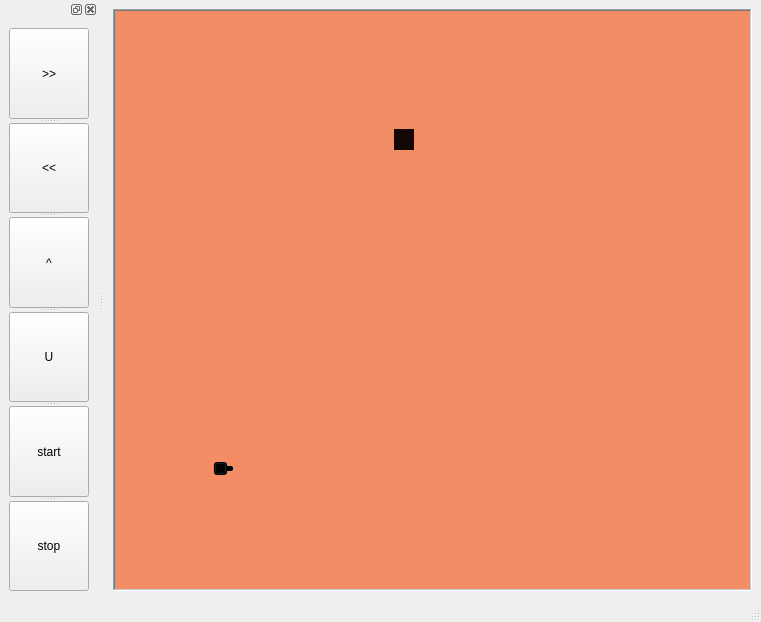
<?xml version="1.0" encoding="UTF-8"?>
<ui version="4.0">
 <class>MainWindow</class>
 <widget class="QMainWindow" name="MainWindow">
  <property name="geometry">
   <rect>
    <x>0</x>
    <y>0</y>
    <width>761</width>
    <height>622</height>
   </rect>
  </property>
  <property name="windowTitle">
   <string>MainWindow</string>
  </property>
  <widget class="QWidget" name="centralwidget">
   <layout class="QGridLayout" name="gridLayout">
    <item row="0" column="0">
     <widget class="QFrame" name="framework">
      <property name="styleSheet">
       <string notr="true">background-color: qlineargradient(spread:reflect, x1:0.941, y1:0.165, x2:0.945, y2:0.17, stop:1 rgba(244, 141, 102, 255));</string>
      </property>
      <property name="frameShape">
       <enum>QFrame::WinPanel</enum>
      </property>
      <property name="frameShadow">
       <enum>QFrame::Sunken</enum>
      </property>
      <widget class="QLabel" name="eat">
       <property name="geometry">
        <rect>
         <x>281</x>
         <y>120</y>
         <width>20</width>
         <height>21</height>
        </rect>
       </property>
       <property name="styleSheet">
        <string notr="true">background-color: rgb(21, 7, 6);</string>
       </property>
       <property name="text">
        <string/>
       </property>
      </widget>
      <widget class="QSlider" name="snik">
       <property name="geometry">
        <rect>
         <x>100</x>
         <y>450</y>
         <width>21</width>
         <height>20</height>
        </rect>
       </property>
       <property name="minimum">
        <number>3</number>
       </property>
       <property name="maximum">
        <number>4</number>
       </property>
       <property name="pageStep">
        <number>14</number>
       </property>
       <property name="tracking">
        <bool>true</bool>
       </property>
       <property name="orientation">
        <enum>Qt::Horizontal</enum>
       </property>
       <property name="invertedAppearance">
        <bool>false</bool>
       </property>
       <property name="invertedControls">
        <bool>false</bool>
       </property>
       <property name="tickPosition">
        <enum>QSlider::NoTicks</enum>
       </property>
      </widget>
     </widget>
    </item>
   </layout>
  </widget>
  <widget class="QMenuBar" name="menubar">
   <property name="geometry">
    <rect>
     <x>0</x>
     <y>0</y>
     <width>761</width>
     <height>27</height>
    </rect>
   </property>
  </widget>
  <widget class="QStatusBar" name="statusbar"/>
  <widget class="QDockWidget" name="dockWidget">
   <attribute name="dockWidgetArea">
    <number>1</number>
   </attribute>
   <widget class="QWidget" name="dockWidgetContents">
    <layout class="QGridLayout" name="gridLayout_2">
     <item row="0" column="0">
      <widget class="QSplitter" name="splitter">
       <property name="orientation">
        <enum>Qt::Vertical</enum>
       </property>
       <widget class="QPushButton" name="pushButton">
        <property name="text">
         <string>&gt;&gt;</string>
        </property>
       </widget>
       <widget class="QPushButton" name="pushButton_2">
        <property name="text">
         <string>&lt;&lt;</string>
        </property>
       </widget>
       <widget class="QPushButton" name="pushButton_3">
        <property name="text">
         <string>^</string>
        </property>
       </widget>
       <widget class="QPushButton" name="pushButton_4">
        <property name="text">
         <string>U</string>
        </property>
       </widget>
       <widget class="QPushButton" name="pushButton_5">
        <property name="text">
         <string>start</string>
        </property>
       </widget>
       <widget class="QPushButton" name="pushButton_6">
        <property name="text">
         <string>stop</string>
        </property>
       </widget>
      </widget>
     </item>
    </layout>
   </widget>
  </widget>
 </widget>
 <resources/>
 <connections/>
</ui>
